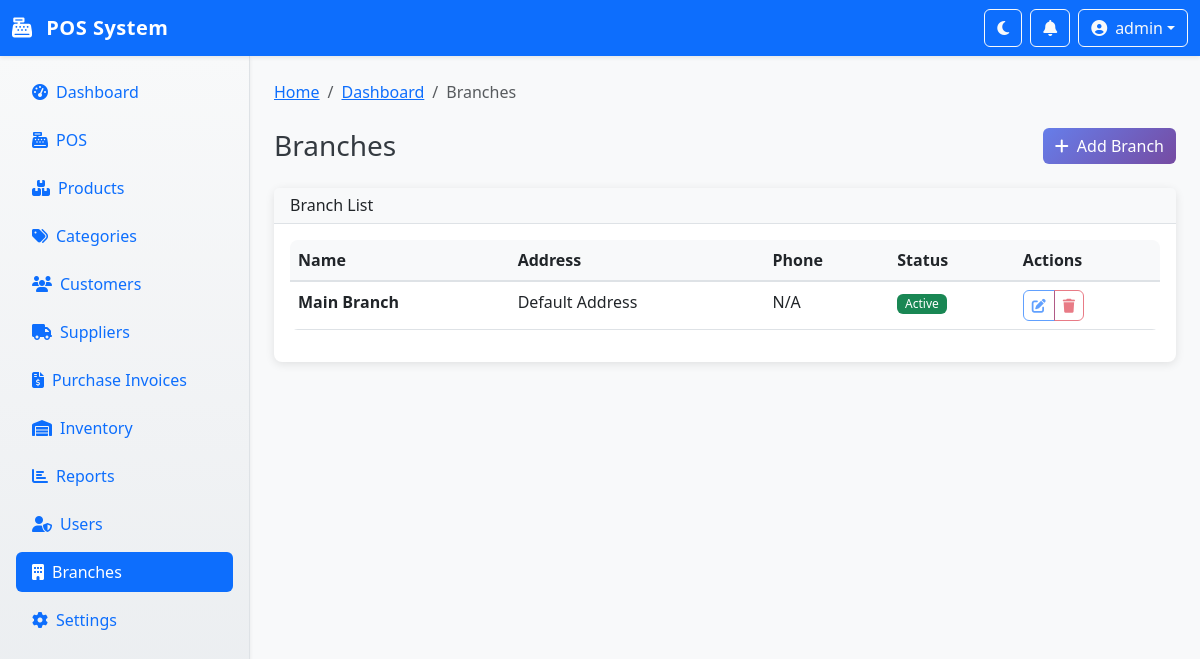
The page /branches (signed in) on the database its author committed.
### app.py (models this page shows)
class User(UserMixin, db.Model):
    id = db.Column(db.Integer, primary_key=True)
    username = db.Column(db.String(80), unique=True, nullable=False)
    email = db.Column(db.String(120), unique=True, nullable=False)
    password_hash = db.Column(db.String(128), nullable=False)
    role = db.Column(db.String(20), nullable=False, default='cashier')  # admin, manager, cashier, inventory_manager
    is_active = db.Column(db.Boolean, default=True)
    branch_id = db.Column(db.Integer, db.ForeignKey('branch.id'), nullable=True)
    created_at = db.Column(db.DateTime, default=datetime.utcnow)
    last_login = db.Column(db.DateTime, nullable=True)
    branch = db.relationship('Branch', backref=db.backref('users', lazy=True))

class Branch(db.Model):
    id = db.Column(db.Integer, primary_key=True)
    name = db.Column(db.String(100), nullable=False)
    address = db.Column(db.Text, nullable=True)
    phone = db.Column(db.String(20), nullable=True)
    is_active = db.Column(db.Boolean, default=True)
    created_at = db.Column(db.DateTime, default=datetime.utcnow)

### app.py (the view)
@app.route('/branches')
@login_required
def branches():
    if current_user.role not in ['admin', 'manager']:
        flash('Access denied', 'error')
        return redirect(url_for('index'))
    branches = Branch.query.all()
    return render_template('branches.html', branches=branches)

### app.py (called while the page is built)
@login_manager.user_loader
def load_user(user_id):
    return User.query.get(int(user_id))

@app.context_processor
def inject_held_transactions_count():
    if current_user.is_authenticated:
        count = HeldTransaction.query.filter(
            HeldTransaction.user_id == current_user.id,
            HeldTransaction.expires_at > datetime.utcnow()
        ).count()
        return {'held_transactions_count': count}
    return {'held_transactions_count': 0}

### templates/branches.html (shortened to what this page needs)
{% extends "base.html" %}
{% block breadcrumb_items %}
<li class="breadcrumb-item"><a href="{{ url_for('index') }}">Dashboard</a></li>
<li class="breadcrumb-item active">Branches</li>
{% endblock %}
{% block content %}
<div class="row mb-4">
    <div class="col-12">
        <div class="d-flex justify-content-between align-items-center">
            <h1 class="h3 mb-0">Branches</h1>
            <a href="{{ url_for('add_branch') }}" class="btn btn-primary">
                <i class="fas fa-plus me-2"></i>Add Branch
            </a>
        </div>
    </div>
</div>
<div class="row">
    <div class="col-12">
        <div class="card">
            <div class="card-header">
                <h6 class="mb-0">Branch List</h6>
            </div>
            <div class="card-body">
                {% if branches %}
                <div class="table-responsive">
                    <table class="table table-hover">
                        <thead>
                            <tr>
                                <th>Name</th>
                                <th>Address</th>
                                <th>Phone</th>
                                <th>Status</th>
                                <th>Actions</th>
                            </tr>
                        </thead>
                        <tbody>
                            {% for branch in branches %}
                            <tr>
                                <td><strong>{{ branch.name }}</strong></td>
                                <td>{{ branch.address or 'N/A' }}</td>
                                <td>{{ branch.phone or 'N/A' }}</td>
                                <td>
                                    {% if branch.is_active %}
                                    <span class="badge bg-success">Active</span>
                                    {% else %}
                                    <span class="badge bg-secondary">Inactive</span>
                                    {% endif %}
                                </td>
                                <td>
                                    <div class="btn-group" role="group">
                                        <button class="btn btn-sm btn-outline-primary" disabled>
                                            <i class="fas fa-edit"></i>
                                        </button>
                                        <button class="btn btn-sm btn-outline-danger" disabled>
                                            <i class="fas fa-trash"></i>
                                        </button>
                                    </div>
                                </td>
                            </tr>
                            {% endfor %}
                        </tbody>
                    </table>
                </div>
                {% endif %}
            </div>
        </div>
    </div>
</div>
{% endblock %}

### templates/base.html (shortened to what this page needs)
<!DOCTYPE html>
<html lang="en" data-bs-theme="light">
<head>
    <link href="https://cdn.jsdelivr.net/npm/bootstrap@5.3.0/dist/css/bootstrap.min.css" rel="stylesheet">
    <link href="https://cdnjs.cloudflare.com/ajax/libs/font-awesome/6.4.0/css/all.min.css" rel="stylesheet">
    <link href="{{ url_for('static', filename='css/style.css') }}" rel="stylesheet">
</head>
<body class="bg-light">
    <nav class="navbar navbar-expand-lg navbar-dark bg-primary shadow-sm" id="top-navbar">
        <div class="container-fluid">
            <a class="navbar-brand fw-bold" href="{{ url_for('index') }}">
                <i class="fas fa-cash-register me-2"></i>
                POS System
            </a>
            <div class="d-flex align-items-center">
                <button class="btn btn-outline-light me-2" id="theme-toggle" title="Toggle Theme">
                    <i class="fas fa-moon"></i>
                </button>
                <div class="dropdown me-2">
                    <button class="btn btn-outline-light position-relative" type="button" id="notifications-dropdown" data-bs-toggle="dropdown">
                        <i class="fas fa-bell"></i>
                    </button>
                </div>
                <div class="dropdown">
                    <button class="btn btn-outline-light dropdown-toggle d-flex align-items-center" type="button" id="user-dropdown" data-bs-toggle="dropdown">
                        <i class="fas fa-user-circle me-2"></i>
                        <span class="d-none d-sm-inline">{{ current_user.username }}</span>
                    </button>
                </div>
            </div>
        </div>
    </nav>
    <div class="d-flex">
        <nav id="sidebar" class="bg-white shadow-sm border-end" style="width: 250px; min-height: calc(100vh - 56px);">
            <div class="p-3">
                <ul class="nav nav-pills flex-column">
                    <li class="nav-item mb-2">
                        <a class="nav-link {% if request.endpoint == 'index' %}active{% endif %}" href="{{ url_for('index') }}">
                            <i class="fas fa-tachometer-alt me-2"></i>Dashboard
                        </a>
                    </li>
                    <li class="nav-item mb-2">
                        <a class="nav-link {% if request.endpoint == 'pos' %}active{% endif %}" href="{{ url_for('pos') }}">
                            <i class="fas fa-cash-register me-2"></i>POS
                        </a>
                    </li>
                    <li class="nav-item mb-2">
                        <a class="nav-link {% if 'product' in request.endpoint %}active{% endif %}" href="{{ url_for('products') }}">
                            <i class="fas fa-boxes me-2"></i>Products
                        </a>
                    </li>
                    <li class="nav-item mb-2">
                        <a class="nav-link {% if 'category' in request.endpoint %}active{% endif %}" href="{{ url_for('categories') }}">
                            <i class="fas fa-tags me-2"></i>Categories
                        </a>
                    </li>
                    <li class="nav-item mb-2">
                        <a class="nav-link {% if 'customer' in request.endpoint %}active{% endif %}" href="{{ url_for('customers') }}">
                            <i class="fas fa-users me-2"></i>Customers
                        </a>
                    </li>
                    <li class="nav-item mb-2">
                        <a class="nav-link {% if 'supplier' in request.endpoint %}active{% endif %}" href="{{ url_for('suppliers') }}">
                            <i class="fas fa-truck me-2"></i>Suppliers
                        </a>
                    </li>
                    <li class="nav-item mb-2">
                        <a class="nav-link {% if 'purchase_invoice' in request.endpoint %}active{% endif %}" href="{{ url_for('purchase_invoices') }}">
                            <i class="fas fa-file-invoice-dollar me-2"></i>Purchase Invoices
                        </a>
                    </li>
                    {% if current_user.role in ['admin', 'manager'] %}
                    <li class="nav-item mb-2">
                        <a class="nav-link {% if 'inventory' in request.endpoint %}active{% endif %}" href="{{ url_for('inventory') }}">
                            <i class="fas fa-warehouse me-2"></i>Inventory
                        </a>
                    </li>
                    <li class="nav-item mb-2">
                        <a class="nav-link {% if 'report' in request.endpoint %}active{% endif %}" href="{{ url_for('reports') }}">
                            <i class="fas fa-chart-bar me-2"></i>Reports
                        </a>
                    </li>
                    {% endif %}
                    {% if current_user.role == 'admin' %}
                    <li class="nav-item mb-2">
                        <a class="nav-link {% if 'user' in request.endpoint %}active{% endif %}" href="{{ url_for('users') }}">
                            <i class="fas fa-user-shield me-2"></i>Users
                        </a>
                    </li>
                    <li class="nav-item mb-2">
                        <a class="nav-link {% if 'branch' in request.endpoint %}active{% endif %}" href="{{ url_for('branches') }}">
                            <i class="fas fa-building me-2"></i>Branches
                        </a>
                    </li>
                    <li class="nav-item mb-2">
                        <a class="nav-link {% if request.endpoint == 'settings' %}active{% endif %}" href="{{ url_for('settings') }}">
                            <i class="fas fa-cog me-2"></i>Settings
                        </a>
                    </li>
                    {% endif %}
                </ul>
            </div>
        </nav>
        <main class="flex-fill p-4" id="main-content">
            {% block breadcrumb %}
            <nav aria-label="breadcrumb" class="mb-4">
                <ol class="breadcrumb">
                    <li class="breadcrumb-item"><a href="{{ url_for('index') }}">Home</a></li>
                    {% block breadcrumb_items %}{% endblock %}
                </ol>
            </nav>
            {% endblock %}
            {% block content %}{% endblock %}
        </main>
    </div>
</body>
</html>

### static/css/style.css (style rules this page uses)
:root { --primary-color: #667eea; --secondary-color: #764ba2; --success-color: #28a745; --warning-color: #ffc107; --danger-color: #dc3545; --info-color: #17a2b8; --light-color: #f8f9fa; --dark-color: #343a40; --border-radius: 8px; --box-shadow: 0 2px 10px rgba(0, 0, 0, 0.1); --transition: all 0.3s ease; }
body { font-family: 'Segoe UI', Tahoma, Geneva, Verdana, sans-serif; background-color: var(--light-color); color: var(--dark-color); }
.navbar-brand { font-weight: 700; letter-spacing: 0.5px; }
.nav-link { font-weight: 500; transition: var(--transition); }
.nav-link.active { background-color: rgba(255, 255, 255, 0.1); border-radius: 6px; }
#sidebar { background: linear-gradient(180deg, #f8f9fa 0%, #e9ecef 100%); border-right: 1px solid #dee2e6; transition: var(--transition); }
.card { border: none; border-radius: var(--border-radius); box-shadow: var(--box-shadow); transition: var(--transition); }
.card-header { background-color: #f8f9fa; border-bottom: 1px solid #dee2e6; font-weight: 600; }
.btn { border-radius: 6px; font-weight: 500; transition: var(--transition); }
.btn-primary { background: linear-gradient(135deg, var(--primary-color) 0%, var(--secondary-color) 100%); border: none; }
.table { border-radius: var(--border-radius); overflow: hidden; }
.table thead th { background-color: #f8f9fa; border-bottom: 2px solid #dee2e6; font-weight: 600; }
.badge { font-weight: 500; }
#theme-toggle { transition: var(--transition); }

### rows shown on the page
User: username "admin"
Branch: name "Main Branch", address "Default Address", phone "N/A", is_active "Active"
